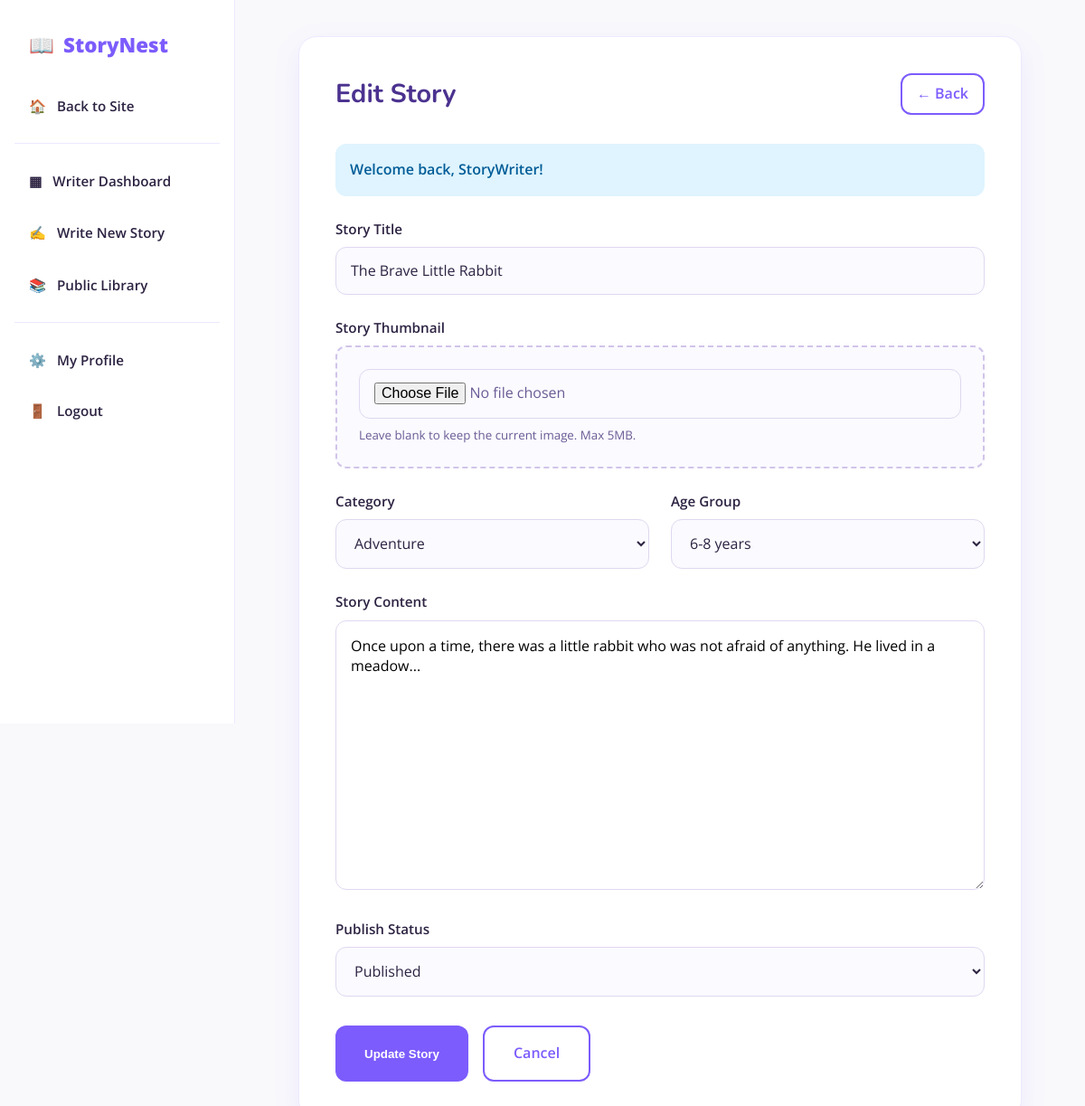
The page /public/index.php?page=edit-story&id=1 (signed in) on the database its author committed.
### tables this page shows
CREATE TABLE stories (
    story_id INT AUTO_INCREMENT PRIMARY KEY,
    author_id INT NOT NULL,
    category_id INT NOT NULL,
    title VARCHAR(150) NOT NULL,
    thumbnail VARCHAR(255) NULL,
    body TEXT NOT NULL,
    age_group ENUM('3-5', '6-8', '9-12', '13+') NOT NULL,
    status ENUM('draft', 'published') DEFAULT 'draft',
    published_at TIMESTAMP NULL,
    created_at TIMESTAMP DEFAULT CURRENT_TIMESTAMP,
    updated_at TIMESTAMP DEFAULT CURRENT_TIMESTAMP ON UPDATE CURRENT_TIMESTAMP,
    FOREIGN KEY (author_id) REFERENCES users(user_id) ON DELETE CASCADE,
    FOREIGN KEY (category_id) REFERENCES categories(category_id) ON DELETE RESTRICT
);

CREATE TABLE categories (
    category_id INT AUTO_INCREMENT PRIMARY KEY,
    name VARCHAR(50) NOT NULL UNIQUE,
    description TEXT,
    created_at TIMESTAMP DEFAULT CURRENT_TIMESTAMP
);

### app/controllers/StoryController.php (called while the page is built, shortened)
<?php
require_once BASE_PATH . '/app/models/Story.php';
require_once BASE_PATH . '/app/models/Category.php';
class StoryController {
    private $storyModel;
    private $categoryModel;
    public function __construct() {
        $this->storyModel = new Story();
        $this->categoryModel = new Category();
    }
     public function edit() {
        $id = $_GET['id'] ?? 0;
        $story = $this->storyModel->findById($id);
        $categories = $this->categoryModel->getAll();
        require_once BASE_PATH . '/app/views/stories/edit.php';
    }
}
?>

### app/includes/functions.php (called while the page is built, shortened)
<?php
function sanitize($data) {
    return htmlspecialchars($data, ENT_QUOTES, 'UTF-8');
}
function getFlash() {
    if (isset($_SESSION['flash'])) {
        $flash = $_SESSION['flash'];
        return $flash;
    }
    return null;
}
?>

### config/database.php (called while the page is built, shortened)
<?php
function getDB() {
    static $pdo = null;
    if ($pdo === null) {
        try {
            $pdo = new PDO("mysql:host=" . DB_HOST . ";dbname=" . DB_NAME . ";charset=utf8mb4", DB_USER, DB_PASS, [
                PDO::ATTR_ERRMODE => PDO::ERRMODE_EXCEPTION,
                PDO::ATTR_DEFAULT_FETCH_MODE => PDO::FETCH_ASSOC,
                PDO::ATTR_EMULATE_PREPARES => false,
            ]);
        } catch (PDOException $e) {
            die("Database connection failed: " . $e->getMessage());
        }
    }
    return $pdo;
}
?>

### app/models/Story.php (called while the page is built, shortened)
<?php
require_once __DIR__ . '/../../config/database.php';
class Story {
    private $db;
    public function __construct() {
        $this->db = getDB();
    }
    public function findById($id) {
        $stmt = $this->db->prepare("SELECT s.*, u.username as author, c.name as category FROM stories s JOIN users u ON s.author_id = u.user_id JOIN categories c ON s.category_id = c.category_id WHERE s.story_id = ?");
        $stmt->execute([$id]);
        return $stmt->fetch();
    }
}
?>

### app/models/Category.php (called while the page is built, shortened)
<?php
require_once __DIR__ . '/../../config/database.php';
class Category {
    private $db;
    public function __construct() {
        $this->db = getDB();
    }
    public function getAll() {
        $stmt = $this->db->query("SELECT * FROM categories ORDER BY name ASC");
        return $stmt->fetchAll();
    }
}
?>

### app/views/stories/edit.php (the view, shortened to what this page needs)
<?php
require_once BASE_PATH . '/app/includes/header.php';
require_once BASE_PATH . '/app/includes/sidebar.php';
$flash = getFlash();
?>
<div class="app-layout">
    <main class="app-content">
        <div style="background: var(--white); padding: 2.5rem; border-radius: 20px; box-shadow: 0 10px 30px rgba(124, 92, 252, 0.1); border: 1px solid var(--lavender); width: 100%; max-width: 800px; margin: 0 auto;">
            <div style="display: flex; justify-content: space-between; align-items: center; margin-bottom: 2rem;">
                <h2 style="color: var(--dark-purple); font-size: 1.8rem; margin: 0;">Edit Story</h2>
                <a href="<?= BASE_URL ?>/index.php?page=dashboard" class="btn btn-outline" style="padding: 0.5rem 1rem; border-radius: 12px;">&larr; Back</a>
            </div>
            <?php if ($flash): ?>
                <div style="padding: 1rem; margin-bottom: 1.5rem; border-radius: 12px; font-weight: 600; background: <?= $flash['type'] === 'error' ? '#FFD9E8' : '#DFF4FF' ?>; color: <?= $flash['type'] === 'error' ? '#D8000C' : '#005C97' ?>;">
                    <?= sanitize($flash['message']) ?>
                </div>
            <?php endif; ?>
            <form method="POST" action="" enctype="multipart/form-data">
                <div class="auth-form-group">
                    <label>Story Title</label>
                    <input type="text" name="title" value="<?= sanitize($story['title']) ?>" required>
                </div>
                <div class="auth-form-group">
                    <label>Story Thumbnail</label>
                    <div style="border: 2px dashed #D1C4E9; border-radius: 12px; padding: 1.5rem; background: #FAFAFF;">
                        <input type="file" name="thumbnail" id="edit-thumbnail-input" accept="image/jpeg, image/png, image/webp" style="width: 100%; cursor: pointer; color: var(--text-light);">
                        <small style="display: block; margin-top: 0.5rem; color: var(--text-light);">Leave blank to keep the current image. Max 5MB.</small>
                    </div>
                </div>
                <div style="display: grid; grid-template-columns: 1fr 1fr; gap: 1.5rem; margin-bottom: 1.5rem;">
                    <div class="auth-form-group" style="margin-bottom: 0;">
                        <label>Category</label>
                        <select name="category_id" required>
                            <?php foreach ($categories as $cat): ?>
                                <option value="<?= $cat['category_id'] ?>" <?= $cat['category_id'] == $story['category_id'] ? 'selected' : '' ?>><?= sanitize($cat['name']) ?></option>
                            <?php endforeach; ?>
                        </select>
                    </div>
                    <div class="auth-form-group" style="margin-bottom: 0;">
                        <label>Age Group</label>
                        <select name="age_group" required>
                            <option value="6-8" <?= $story['age_group'] === '6-8' ? 'selected' : '' ?>>6-8 years</option>
                        </select>
                    </div>
                </div>
                <div class="auth-form-group">
                    <label>Story Content</label>
                    <textarea name="body" rows="12" required style="width: 100%; padding: 1rem; border: 1.5px solid #E0D8F0; border-radius: 12px; font-family: inherit; font-size: 1rem; resize: vertical;"><?= sanitize($story['body']) ?></textarea>
                </div>
                <div class="auth-form-group">
                    <label>Publish Status</label>
                    <select name="status">
                        <option value="published" <?= $story['status'] === 'published' ? 'selected' : '' ?>>Published</option>
                    </select>
                </div>
                <div style="display: flex; gap: 1rem; margin-top: 2rem;">
                    <button type="submit" class="btn btn-primary" style="padding: 1rem 2rem; border-radius: 12px;">Update Story</button>
                    <a href="<?= BASE_URL ?>/index.php?page=dashboard" class="btn btn-outline" style="padding: 1rem 2rem; border-radius: 12px;">Cancel</a>
                </div>
            </form>
        </div>
    </main>
</div>
</body>
</html>

### public/assets/css/style.css (style rules this page uses)
:root { --primary-purple: #7C5CFC; --dark-purple: #4B328F; --lavender: #EEE9FF; --soft-pink: #FFD9E8; --cream: #FFF9F0; --light-blue: #DFF4FF; --white: #FFFFFF; --text-dark: #2D2342; --text-light: #6B5B95; --font-heading: 'Nunito', sans-serif; --font-body: 'Open Sans', sans-serif; }
* { margin: 0; padding: 0; box-sizing: border-box; }
body { font-family: var(--font-body); background-color: var(--cream); color: var(--text-dark); line-height: 1.6; }
h1, h2, h3, h4 { font-family: var(--font-heading); color: var(--dark-purple); }
a { text-decoration: none; color: var(--primary-purple); }
.btn { padding: 0.6rem 1.5rem; border-radius: 20px; font-weight: 600; cursor: pointer; border: none; transition: all 0.3s; }
.btn-primary { background: var(--primary-purple); color: var(--white); }
.btn-outline { background: transparent; border: 2px solid var(--primary-purple); color: var(--primary-purple); }

### public/assets/css/dashboard.css (style rules this page uses)
.app-layout { display: flex; min-height: 100vh; background: #F9F9FC; }
.app-content { flex: 1; margin-left: 250px; padding: 2rem 3rem; }
.app-content { flex: 1; margin-left: 260px; padding: 2.5rem 3rem; min-height: 100vh; }

### public/assets/css/auth.css (style rules this page uses)
.auth-form-group { margin-bottom: 1.5rem; }
.auth-form-group label { display: block; margin-bottom: 0.5rem; font-weight: 600; color: var(--text-dark, #2D2342); font-size: 0.95rem; font-family: var(--font-body, 'Open Sans', sans-serif); }
.auth-form-group input, .auth-form-group select { width: 100%; padding: 0.9rem 1rem; border: 1.5px solid #E0D8F0; border-radius: 12px; font-family: var(--font-body, 'Open Sans', sans-serif); font-size: 1rem; transition: all 0.3s ease; background: #FAFAFF; color: var(--text-dark, #2D2342); }

### rows shown on the page
stories: title "The Brave Little Rabbit", category_id "Adventure", age_group "6-8 years", body "Once upon a time, there was a little rabbit who was not afraid of anything. He lived in a meadow...", status "Published"

### other values the page prints
APP_NAME "StoryNest"
$flash['message'] "Welcome back, StoryWriter!"
